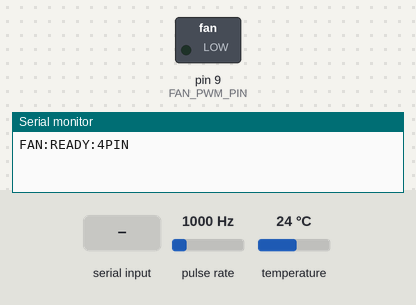
The sketch below on a simulated Arduino Uno, built with avr-gcc and run on an emulated ATmega328P. Shown: switched loads named in the sketch (green lamp = pin HIGH), the last lines printed to the serial monitor. Wiring (inferred from the names in the program): pulse sensor: data pin 2. The test bench sets the inputs (shaded band); at power-on: pulse rate 1000 Hz, temperature 24 °C.

Above: at 1.2 s.
1.3 s: "PWM:90\n" received over Serial
At 1.9 s:
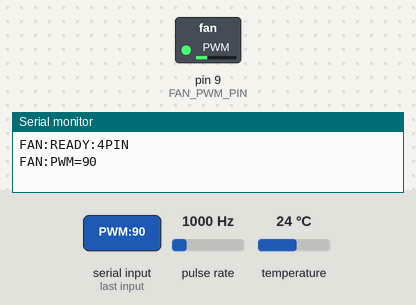
2.8 s: "PWM:\n" received over Serial
At 4.2 s:
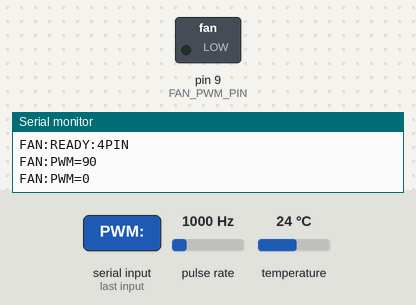
Timing chart, 0 to 5.8 s (numbered marks = the images above; inputs shaded):
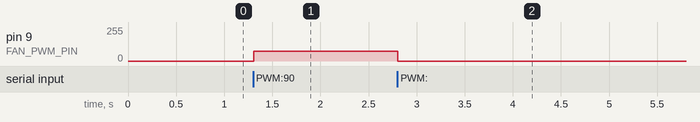

Measured:
- after the input at 1.3 s, pin 9 (FAN_PWM_PIN): 0/255 → 72/255 at once
- after the input at 2.8 s, pin 9 (FAN_PWM_PIN): 72/255 → 0/255 at once

The sketch:

kfs_fan_4pin.ino
```cpp
/*
 * kfs_fan_4pin — direct 4-pin PWM fan control + DS18B20 ambient temperature
 *
 * Variant B: 25 kHz PWM signal via Timer1 for 4-pin fans (Intel spec).
 * No MOSFET needed — fan gets 12V directly, PWM controls speed internally.
 * Recommended fan: Arctic P12 Pro PST (0 RPM passive mode below 5% PWM).
 *
 * Serial protocol (9600 baud):
 *   Server -> Arduino: "PWM:xxx\n"      where xxx = 0-320 (0=stop, 320=max)
 *   Arduino -> Server: "TEMP:xx.xx\n"   every 5 seconds
 *   Arduino -> Server: "RPM:xxxx\n"     every 5 seconds (if tacho connected)
 *   Arduino -> Server: "FAN:READY:4PIN\n" on startup
 *   Arduino -> Server: "FAN:PWM=xxx\n"  on PWM change acknowledgment
 *
 * Wiring:
 *   Fan +12V (yellow)  -> 12V supply (+)
 *   Fan GND (black)    -> 12V supply (-) + Arduino GND (common ground!)
 *   Fan PWM (blue)     -> D9 (Timer1 OC1A, 25 kHz)
 *   Fan Tacho (green)  -> D2 (optional, interrupt pin for RPM reading)
 *   DS18B20 DQ         -> D3 (4.7k pull-up to 5V)
 *   DS18B20 VCC        -> 5V, GND -> GND
 */

#include <OneWire.h>
#include <DallasTemperature.h>

static const int FAN_PWM_PIN = 9;     // Timer1 OC1A — 25 kHz PWM output
static const int FAN_TACHO_PIN = 2;   // Interrupt pin for RPM (optional)
static const int TEMP_PIN = 3;        // DS18B20 data pin
static const unsigned long TEMP_INTERVAL = 5000;  // ms
static const unsigned long TEMP_CONVERSION = 750;  // DS18B20 12-bit conversion time

static const int PWM_MAX = 320;       // Timer1 TOP = 100% duty cycle

OneWire oneWire(TEMP_PIN);
DallasTemperature sensors(&oneWire);

static unsigned long lastTempRead = 0;
static bool tempRequested = false;
static unsigned long tempRequestTime = 0;
static int currentPWM = 0;

// Tachometer — pulse counting + median filter
static volatile unsigned long tachoCount = 0;
static unsigned long lastTachoRead = 0;
static unsigned long rpmHistory[3] = {0, 0, 0};
static int rpmIdx = 0;

static void tachoISR() {
    tachoCount++;
}

static void setup25kHzPWM() {
    // Timer1: Phase Correct PWM, TOP = ICR1
    // f = 16 MHz / (2 * prescaler * TOP) = 16 MHz / (2 * 1 * 320) = 25 kHz
    TCCR1A = _BV(COM1A1) | _BV(WGM11);
    TCCR1B = _BV(WGM13) | _BV(CS10);    // prescaler = 1, TOP = ICR1
    ICR1 = PWM_MAX;
    OCR1A = 0;                            // duty cycle = 0 (fan off)
    pinMode(FAN_PWM_PIN, OUTPUT);
}

static void setFanPWM(int value) {
    OCR1A = constrain(value, 0, PWM_MAX);
}

void setup() {
    Serial.begin(9600);
    setup25kHzPWM();

    sensors.begin();
    sensors.setResolution(12);
    sensors.setWaitForConversion(false);

    // Tachometer (optional — if connected)
    pinMode(FAN_TACHO_PIN, INPUT_PULLUP);
    attachInterrupt(digitalPinToInterrupt(FAN_TACHO_PIN), tachoISR, FALLING);

    Serial.println("FAN:READY:4PIN");
}

void loop() {
    // Read commands from server
    if (Serial.available()) {
        String cmd = Serial.readStringUntil('\n');
        cmd.trim();
        if (cmd.startsWith("PWM:")) {
            currentPWM = constrain(cmd.substring(4).toInt(), 0, PWM_MAX);
            setFanPWM(currentPWM);
            Serial.print("FAN:PWM=");
            Serial.println(currentPWM);
        }
    }

    // Periodic temperature + RPM reading
    unsigned long now = millis();

    // Request temperature conversion (non-blocking)
    if (!tempRequested && now - lastTempRead >= TEMP_INTERVAL) {
        sensors.requestTemperatures();
        tempRequested = true;
        tempRequestTime = now;
    }

    // Read temperature after conversion completes
    if (tempRequested && now - tempRequestTime >= TEMP_CONVERSION) {
        float temp = sensors.getTempCByIndex(0);
        if (temp > -100) {
            Serial.print("TEMP:");
            Serial.println(temp, 2);
        }
        tempRequested = false;
        lastTempRead = now;
    }

    // RPM from tachometer every 5 seconds (2 pulses per revolution)
    // Median of last 3 readings to filter noise
    if (now - lastTachoRead >= TEMP_INTERVAL) {
        unsigned long elapsed = now - lastTachoRead;
        noInterrupts();
        unsigned long count = tachoCount;
        tachoCount = 0;
        interrupts();
        unsigned long rpm = (count * 60000UL) / (elapsed * 2);
        rpmHistory[rpmIdx] = rpm;
        rpmIdx = (rpmIdx + 1) % 3;
        // Median of 3
        unsigned long a = rpmHistory[0], b = rpmHistory[1], c = rpmHistory[2];
        unsigned long median;
        if ((a >= b && a <= c) || (a <= b && a >= c)) median = a;
        else if ((b >= a && b <= c) || (b <= a && b >= c)) median = b;
        else median = c;
        Serial.print("RPM:");
        Serial.println(median);
        lastTachoRead = now;
    }
}
```
